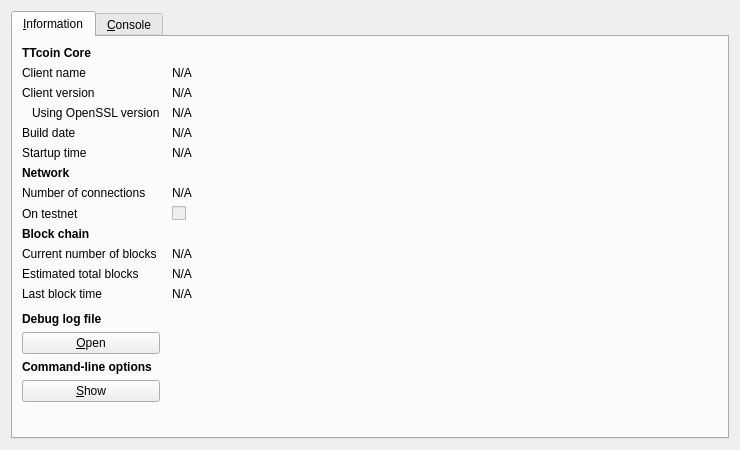
<?xml version="1.0" encoding="UTF-8"?>
<ui version="4.0">
 <class>RPCConsole</class>
 <widget class="QDialog" name="RPCConsole">
  <property name="geometry">
   <rect>
    <x>0</x>
    <y>0</y>
    <width>740</width>
    <height>450</height>
   </rect>
  </property>
  <property name="windowTitle">
   <string>TTcoin - Debug window</string>
  </property>
  <layout class="QVBoxLayout" name="verticalLayout_2">
   <item>
    <widget class="QTabWidget" name="tabWidget">
     <property name="currentIndex">
      <number>0</number>
     </property>
     <widget class="QWidget" name="tab_info">
      <attribute name="title">
       <string>&amp;Information</string>
      </attribute>
      <layout class="QGridLayout" name="gridLayout" columnstretch="0,1">
       <property name="horizontalSpacing">
        <number>12</number>
       </property>
       <item row="0" column="0">
        <widget class="QLabel" name="label_9">
         <property name="font">
          <font>
           <weight>75</weight>
           <bold>true</bold>
          </font>
         </property>
         <property name="text">
          <string>TTcoin Core</string>
         </property>
        </widget>
       </item>
       <item row="1" column="0">
        <widget class="QLabel" name="label_5">
         <property name="text">
          <string>Client name</string>
         </property>
        </widget>
       </item>
       <item row="1" column="1">
        <widget class="QLabel" name="clientName">
         <property name="cursor">
          <cursorShape>IBeamCursor</cursorShape>
         </property>
         <property name="text">
          <string>N/A</string>
         </property>
         <property name="textFormat">
          <enum>Qt::PlainText</enum>
         </property>
         <property name="textInteractionFlags">
          <set>Qt::LinksAccessibleByMouse|Qt::TextSelectableByKeyboard|Qt::TextSelectableByMouse</set>
         </property>
        </widget>
       </item>
       <item row="2" column="0">
        <widget class="QLabel" name="label_6">
         <property name="text">
          <string>Client version</string>
         </property>
        </widget>
       </item>
       <item row="2" column="1">
        <widget class="QLabel" name="clientVersion">
         <property name="cursor">
          <cursorShape>IBeamCursor</cursorShape>
         </property>
         <property name="text">
          <string>N/A</string>
         </property>
         <property name="textFormat">
          <enum>Qt::PlainText</enum>
         </property>
         <property name="textInteractionFlags">
          <set>Qt::LinksAccessibleByMouse|Qt::TextSelectableByKeyboard|Qt::TextSelectableByMouse</set>
         </property>
        </widget>
       </item>
       <item row="3" column="0">
        <widget class="QLabel" name="label_14">
         <property name="text">
          <string>Using OpenSSL version</string>
         </property>
         <property name="indent">
          <number>10</number>
         </property>
        </widget>
       </item>
       <item row="3" column="1">
        <widget class="QLabel" name="openSSLVersion">
         <property name="cursor">
          <cursorShape>IBeamCursor</cursorShape>
         </property>
         <property name="text">
          <string>N/A</string>
         </property>
         <property name="textFormat">
          <enum>Qt::PlainText</enum>
         </property>
         <property name="textInteractionFlags">
          <set>Qt::LinksAccessibleByMouse|Qt::TextSelectableByKeyboard|Qt::TextSelectableByMouse</set>
         </property>
        </widget>
       </item>
       <item row="4" column="0">
        <widget class="QLabel" name="label_12">
         <property name="text">
          <string>Build date</string>
         </property>
        </widget>
       </item>
       <item row="4" column="1">
        <widget class="QLabel" name="buildDate">
         <property name="cursor">
          <cursorShape>IBeamCursor</cursorShape>
         </property>
         <property name="text">
          <string>N/A</string>
         </property>
         <property name="textFormat">
          <enum>Qt::PlainText</enum>
         </property>
         <property name="textInteractionFlags">
          <set>Qt::LinksAccessibleByMouse|Qt::TextSelectableByKeyboard|Qt::TextSelectableByMouse</set>
         </property>
        </widget>
       </item>
       <item row="5" column="0">
        <widget class="QLabel" name="label_13">
         <property name="text">
          <string>Startup time</string>
         </property>
        </widget>
       </item>
       <item row="5" column="1">
        <widget class="QLabel" name="startupTime">
         <property name="cursor">
          <cursorShape>IBeamCursor</cursorShape>
         </property>
         <property name="text">
          <string>N/A</string>
         </property>
         <property name="textFormat">
          <enum>Qt::PlainText</enum>
         </property>
         <property name="textInteractionFlags">
          <set>Qt::LinksAccessibleByMouse|Qt::TextSelectableByKeyboard|Qt::TextSelectableByMouse</set>
         </property>
        </widget>
       </item>
       <item row="6" column="0">
        <widget class="QLabel" name="label_11">
         <property name="font">
          <font>
           <weight>75</weight>
           <bold>true</bold>
          </font>
         </property>
         <property name="text">
          <string>Network</string>
         </property>
        </widget>
       </item>
       <item row="7" column="0">
        <widget class="QLabel" name="label_7">
         <property name="text">
          <string>Number of connections</string>
         </property>
        </widget>
       </item>
       <item row="7" column="1">
        <widget class="QLabel" name="numberOfConnections">
         <property name="cursor">
          <cursorShape>IBeamCursor</cursorShape>
         </property>
         <property name="text">
          <string>N/A</string>
         </property>
         <property name="textFormat">
          <enum>Qt::PlainText</enum>
         </property>
         <property name="textInteractionFlags">
          <set>Qt::LinksAccessibleByMouse|Qt::TextSelectableByKeyboard|Qt::TextSelectableByMouse</set>
         </property>
        </widget>
       </item>
       <item row="8" column="0">
        <widget class="QLabel" name="label_8">
         <property name="text">
          <string>On testnet</string>
         </property>
        </widget>
       </item>
       <item row="8" column="1">
        <widget class="QCheckBox" name="isTestNet">
         <property name="enabled">
          <bool>false</bool>
         </property>
         <property name="text">
          <string/>
         </property>
        </widget>
       </item>
       <item row="9" column="0">
        <widget class="QLabel" name="label_10">
         <property name="font">
          <font>
           <weight>75</weight>
           <bold>true</bold>
          </font>
         </property>
         <property name="text">
          <string>Block chain</string>
         </property>
        </widget>
       </item>
       <item row="10" column="0">
        <widget class="QLabel" name="label_3">
         <property name="text">
          <string>Current number of blocks</string>
         </property>
        </widget>
       </item>
       <item row="10" column="1">
        <widget class="QLabel" name="numberOfBlocks">
         <property name="cursor">
          <cursorShape>IBeamCursor</cursorShape>
         </property>
         <property name="text">
          <string>N/A</string>
         </property>
         <property name="textFormat">
          <enum>Qt::PlainText</enum>
         </property>
         <property name="textInteractionFlags">
          <set>Qt::LinksAccessibleByMouse|Qt::TextSelectableByKeyboard|Qt::TextSelectableByMouse</set>
         </property>
        </widget>
       </item>
       <item row="11" column="0">
        <widget class="QLabel" name="label_4">
         <property name="text">
          <string>Estimated total blocks</string>
         </property>
        </widget>
       </item>
       <item row="11" column="1">
        <widget class="QLabel" name="totalBlocks">
         <property name="cursor">
          <cursorShape>IBeamCursor</cursorShape>
         </property>
         <property name="text">
          <string>N/A</string>
         </property>
         <property name="textFormat">
          <enum>Qt::PlainText</enum>
         </property>
         <property name="textInteractionFlags">
          <set>Qt::LinksAccessibleByMouse|Qt::TextSelectableByKeyboard|Qt::TextSelectableByMouse</set>
         </property>
        </widget>
       </item>
       <item row="12" column="0">
        <widget class="QLabel" name="label_2">
         <property name="text">
          <string>Last block time</string>
         </property>
        </widget>
       </item>
       <item row="12" column="1">
        <widget class="QLabel" name="lastBlockTime">
         <property name="cursor">
          <cursorShape>IBeamCursor</cursorShape>
         </property>
         <property name="text">
          <string>N/A</string>
         </property>
         <property name="textFormat">
          <enum>Qt::PlainText</enum>
         </property>
         <property name="textInteractionFlags">
          <set>Qt::LinksAccessibleByMouse|Qt::TextSelectableByKeyboard|Qt::TextSelectableByMouse</set>
         </property>
        </widget>
       </item>
       <item row="13" column="0">
        <spacer name="verticalSpacer_2">
         <property name="orientation">
          <enum>Qt::Vertical</enum>
         </property>
         <property name="sizeHint" stdset="0">
          <size>
           <width>20</width>
           <height>20</height>
          </size>
         </property>
        </spacer>
       </item>
       <item row="14" column="0">
        <widget class="QLabel" name="labelDebugLogfile">
         <property name="font">
          <font>
           <weight>75</weight>
           <bold>true</bold>
          </font>
         </property>
         <property name="text">
          <string>Debug log file</string>
         </property>
        </widget>
       </item>
       <item row="15" column="0">
        <widget class="QPushButton" name="openDebugLogfileButton">
         <property name="toolTip">
          <string>Open the TTcoin debug log file from the current data directory. This can take a few seconds for large log files.</string>
         </property>
         <property name="text">
          <string>&amp;Open</string>
         </property>
         <property name="autoDefault">
          <bool>false</bool>
         </property>
        </widget>
       </item>
       <item row="16" column="0">
        <widget class="QLabel" name="labelCLOptions">
         <property name="font">
          <font>
           <weight>75</weight>
           <bold>true</bold>
          </font>
         </property>
         <property name="text">
          <string>Command-line options</string>
         </property>
        </widget>
       </item>
       <item row="17" column="0">
        <widget class="QPushButton" name="showCLOptionsButton">
         <property name="toolTip">
          <string>Show the TTcoin-Qt help message to get a list with possible TTcoin command-line options.</string>
         </property>
         <property name="text">
          <string>&amp;Show</string>
         </property>
         <property name="autoDefault">
          <bool>false</bool>
         </property>
        </widget>
       </item>
       <item row="18" column="0">
        <spacer name="verticalSpacer">
         <property name="orientation">
          <enum>Qt::Vertical</enum>
         </property>
         <property name="sizeHint" stdset="0">
          <size>
           <width>20</width>
           <height>40</height>
          </size>
         </property>
        </spacer>
       </item>
      </layout>
     </widget>
     <widget class="QWidget" name="tab_console">
      <attribute name="title">
       <string>&amp;Console</string>
      </attribute>
      <layout class="QVBoxLayout" name="verticalLayout_3">
       <property name="spacing">
        <number>3</number>
       </property>
       <item>
        <widget class="QTextEdit" name="messagesWidget">
         <property name="minimumSize">
          <size>
           <width>0</width>
           <height>100</height>
          </size>
         </property>
         <property name="readOnly">
          <bool>true</bool>
         </property>
         <property name="tabKeyNavigation" stdset="0">
          <bool>false</bool>
         </property>
         <property name="columnCount" stdset="0">
          <number>2</number>
         </property>
        </widget>
       </item>
       <item>
        <layout class="QHBoxLayout" name="horizontalLayout">
         <property name="spacing">
          <number>3</number>
         </property>
         <item>
          <widget class="QLabel" name="label">
           <property name="text">
            <string notr="true">&gt;</string>
           </property>
          </widget>
         </item>
         <item>
          <widget class="QLineEdit" name="lineEdit"/>
         </item>
         <item>
          <widget class="QPushButton" name="clearButton">
           <property name="maximumSize">
            <size>
             <width>24</width>
             <height>24</height>
            </size>
           </property>
           <property name="toolTip">
            <string>Clear console</string>
           </property>
           <property name="text">
            <string/>
           </property>
           <property name="icon">
            <iconset resource="../bitcoin.qrc">
             <normaloff>:/icons/remove</normaloff>:/icons/remove</iconset>
           </property>
           <property name="shortcut">
            <string notr="true">Ctrl+L</string>
           </property>
           <property name="autoDefault">
            <bool>false</bool>
           </property>
          </widget>
         </item>
        </layout>
       </item>
      </layout>
     </widget>
    </widget>
   </item>
  </layout>
 </widget>
 <resources>
  <include location="../bitcoin.qrc"/>
 </resources>
 <connections/>
</ui>
